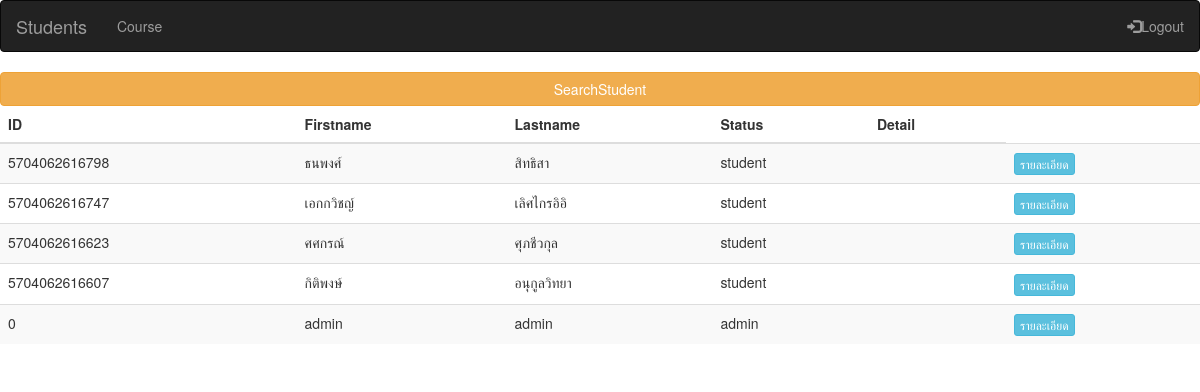
The app's page /admin/index.php with its own data.
### tables this page shows
CREATE TABLE IF NOT EXISTS `user` (
  `user_login` bigint(15) NOT NULL,
  `user_pass` varchar(100) NOT NULL,
  `user_name_title` varchar(20) NOT NULL,
  `user_frist_name` varchar(50) NOT NULL,
  `user_last_name` varchar(50) NOT NULL,
  `user_nick_name` varchar(30) NOT NULL,
  `user_birthdate` date NOT NULL,
  `user_email` varchar(50) NOT NULL,
  `user_tel` varchar(20) NOT NULL,
  `user_address` text NOT NULL,
  `user_weight` float NOT NULL,
  `user_height` int(3) NOT NULL,
  `user_education` varchar(50) NOT NULL,
  `user_section` varchar(10) NOT NULL,
  `user_facebook` varchar(50) NOT NULL,
  `user_status` enum('admin','student') NOT NULL DEFAULT 'student',
  `user_blacklist` enum('true','false') NOT NULL DEFAULT 'false',
  `user_img` varchar(50) NOT NULL DEFAULT 'user.png',
  `comment` varchar(255) DEFAULT NULL,
  PRIMARY KEY (`user_login`)
);

### admin/index.php (the view, shortened to what this page needs)
 <?php
 $query = "SELECT * FROM user ORDER BY user_login DESC";
 $result = mysqli_query($connect, $query)or die('error');
 ?>
<!DOCTYPE html>
<html lang="en">
<head>
  <link rel="stylesheet" href="https://maxcdn.bootstrapcdn.com/bootstrap/3.3.6/css/bootstrap.min.css" />
</head>
<body >
  <nav class="navbar navbar-inverse">
    <div class="container-fluid">
      <div class="navbar-header">
        <a class="navbar-brand" class="active" href="/admin/index.php">Students</a>
      </div>
      <ul class="nav navbar-nav">
        <li><a href="/admin/course.php">Course</a></li>
      </ul>
      <ul class="nav navbar-nav navbar-right">
          <li id="logout"><a href="#"><span class="glyphicon glyphicon-log-in"></span>Logout</a></li>
      </ul>
    </div>
  </nav>
	<div class="contrainer">
		<button type="button" class="btn btn-warning" href="#collapse" data-toggle="collapse" style="width: 100%" >SearchStudent <i class="fa fa-angle-double-down"></i></button>
		<div class="row">
			<div class="col-md-12 col-sm-12 students">
			<div class="table-responsive" id="ad">
			   <table class="table table-hover table-striped">
					<thead>
						<tr>
							<th ><span class="column_sort_ja" data-order="desc" id="user_login" style="cursor: pointer;">ID</span></th>
							<th><span class="column_sort_ja" data-order="desc" id="user_frist_name" style="cursor: pointer;">Firstname</span></th>
							<th><span>Lastname</span></th>
							<th>Status</th>
              <th>Detail</th>
						</tr>
					</thead>
					<tbody id="add_search">
					   <?php
              while($row = mysqli_fetch_array($result))
              {
              ?>
						<tr>
  						<td><?php echo $row["user_login"]; ?></td>
              <td><?php echo $row["user_frist_name"]; ?></td>
              <td><?php echo $row["user_last_name"]; ?></td>
              <td><?php echo $row["user_status"]; ?></td>
              <td id="ff"></td>
              <td><input type="button" name="view" value="รายละเอียด" id="<?php echo $row["user_login"]; ?>" class="btn btn-info btn-xs vieww" /></td>
						</tr>
            <?php
              }
            ?>
					</tbody>
				</table>
			</div>
		</div>
			</div>
		</div>
</body>
</html>

### records on screen
user: user_login "5704062616798", user_frist_name "ธนพงศ์", user_last_name "สิทธิสา", user_status "student"
user: user_login "5704062616747", user_frist_name "เอกกวิชญ์", user_last_name "เลิศไกรอิอิ", user_status "student"
user: user_login "5704062616623", user_frist_name "ศศกรณ์", user_last_name "ศุภชีวกุล", user_status "student"
user: user_login "5704062616607", user_frist_name "กิติพงษ์", user_last_name "อนุกูลวิทยา", user_status "student"
user: user_login "0", user_frist_name "admin", user_last_name "admin", user_status "admin"
